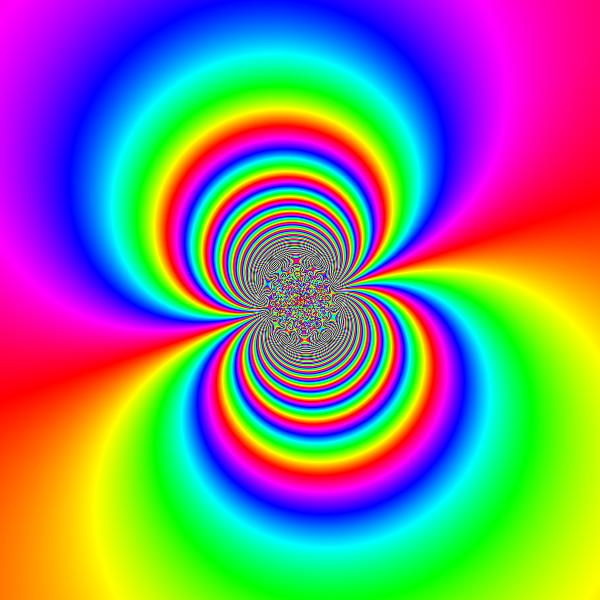
#> input picture EMD/e.jpg, 600 x 600 px
$ python ImageMerge.py EMD/e.jpg EMD/e.jpg   (Python 2 division)
#> lines starting #> are read from the running program, lines starting #| are printed output that depends on the picture
#coding=utf-8
import os,sys,Image
if len(sys.argv)==1:
    print 'Drop files on me to rename...'
elif len(sys.argv)!=3:
    print 'Only two pictures can be merged...'
else:
    try:
        lst = sys.argv[1:]
        #print lst
        img1 = Image.open(lst[0])
#> img1 is the input picture: PIL image 600x600 RGB; mean R, G, B 126.5, 128.1, 128.6
        img2 = Image.open(lst[1])

        width = img1.size[0]
#> width = 600
        height = img1.size[1] + img2.size[1]
#> height = 1200

        newimg = Image.new('RGBA', (width, height))
#> newimg: PIL image 600x1200 RGBA; every value is 0
        newimg.paste(img1,(0,0,img1.size[0],img1.size[1]))
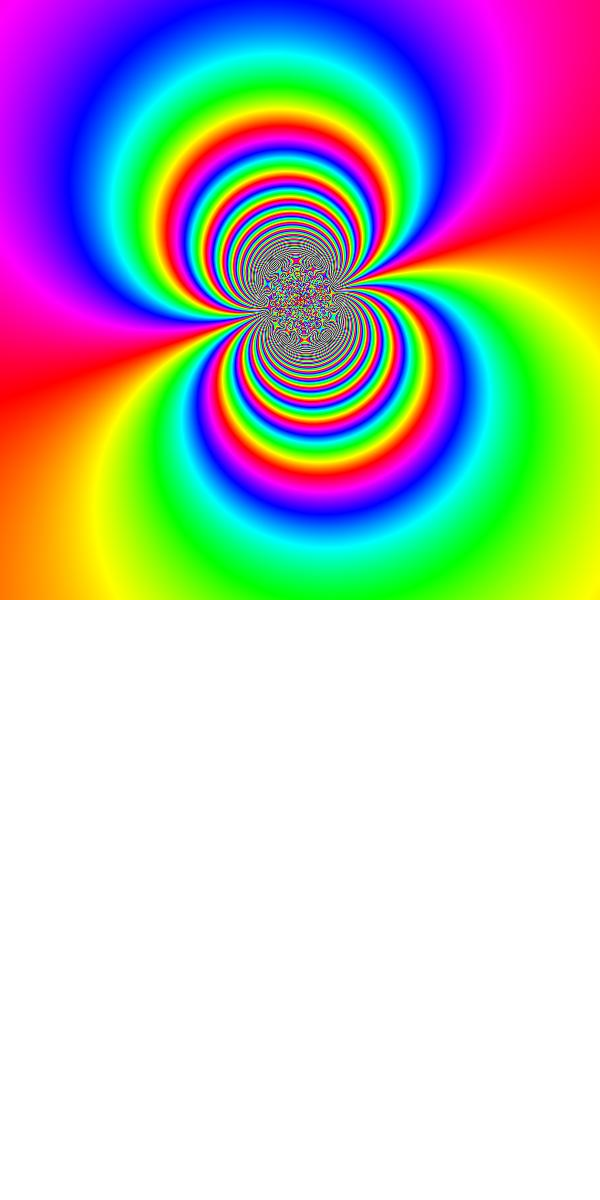
#> newimg: PIL image 600x1200 RGBA; mean R, G, B, A 63.3, 64, 64.3, 127.5; transparent parts drawn white
        newimg.paste(img2,(0,img1.size[1],newimg.size[0],newimg.size[1]))
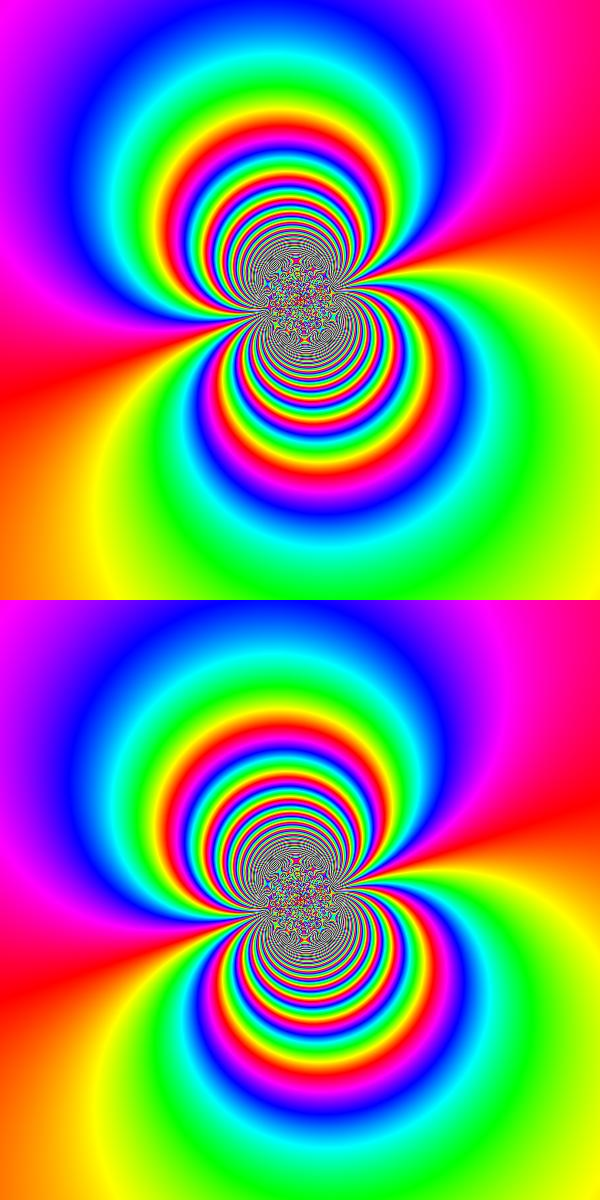
#> newimg: PIL image 600x1200 RGBA; mean R, G, B, A 126.5, 128.1, 128.6, 255
        newimg.save('%s.png'%lst[0][:lst[0].rindex('\\')+9])
        print('Succeeded: '+'%s.png'%lst[0][:lst[0].rindex('\\')+9])
    except Exception as e:
        print e

    #finally:
        #raw_input('\nPress any key to exit...')
